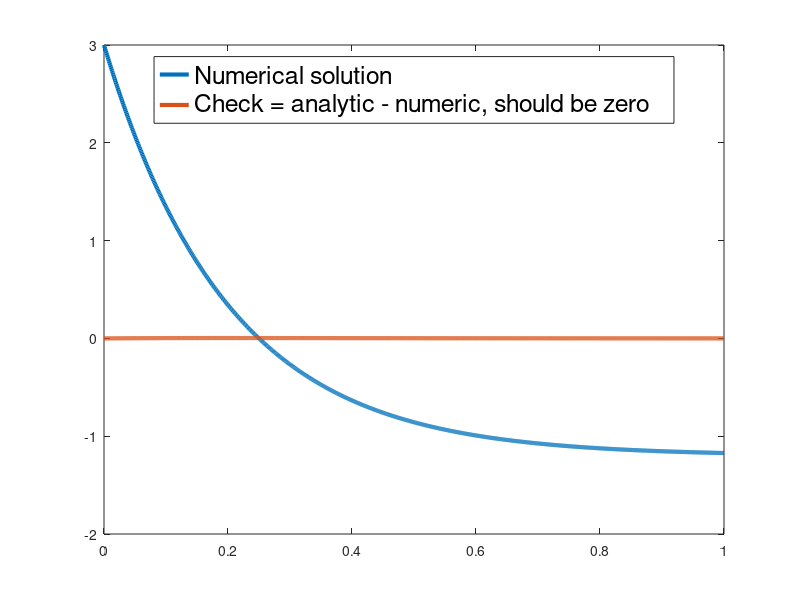

MATLAB code to generate this figure: (Note: this script raises an error after producing the figure.)
% Anush Rathod
% 01/02/22
% ECE 201, Winter 22, D2
% Solving a more general first order differential equation numerically
% collaborator - KhushKumar Jajoo

clear; clf;

% ------ initializing variables and user inputs --------

% A = input("Enter value of constant A in equation (df/dt + At^n*f(t) = Bcos(wt)): ");
% B = input("Enter value of constant B in equation (df/dt + At^n*f(t) = Bcos(wt)): ");
% n = input("Enter value of power n in equation (df/dt + At^n*f(t) = Bcos(wt)): ");
% w = input("Enter value of w in equation(df/dt + At^n*f(t) = Bcos(wt)): ");
% f0 = input("Enter the initial value at f(t) when t = 0: ");
A = 5;
B = -6;
n = 0;
w = 0;
f0 = 3;
tmax = 1
tmin = 0;
% tmax = input("Enter the ending time for t: ");
N = 1000;
t = linspace(tmin, tmax, N+1); % time array in sec
dt = (tmax - tmin)/N;
f = zeros(1, N+1);
f(1) = f0;

% ---- Numerical Solution -----

for i = 1:N
    
    df = B*cos(w*t(i)) - A*(t(i)^n)*f(i);
    f(i+1) = f(i) + dt*df;
    
end

% ----- analytical solution -------

plot(t, f, 'LineWidth', 3)
ypos = 3.35;
hold ON

if n==0 && w == 0
    
    C = f0 - B/A; % constant C for the homogeneous solution
    f2 = C*exp(-A*t) + B/A;
    

    check = f2 - f; % array of values close to zeros
    
    plot(t, check, 'LineWidth', 3)
    ypos = 2.75; % initializing position for the text box
    legend('Numerical solution', 'Check = analytic - numeric, should be zero',...
        'FontSize', 18,'Location','north')
end


% ----- plotting -------



ax = gca; ax.FontSize = 12;
xlabel('time t (s)', 'FontSize', 15)
ylabel('f(t)', 'FontSize', 15)

if tmax == 1
    xpos = tmax - 0.2;
else
    xpos = tmax - 2;
end

text(xpos,ypos, sprintf("$ df/dt + %ut^%uf(t) = %d\\cos(%ut)$, f(0) = %u",...
    A, n, B, w, f0),'FontSize', 18, 'HorizontalAlignment', 'right',...
    'Interpreter', 'latex')

title('ECE201, D2, Solving a more general differential equation numerically',...
    'FontSize', 18)

grid on
